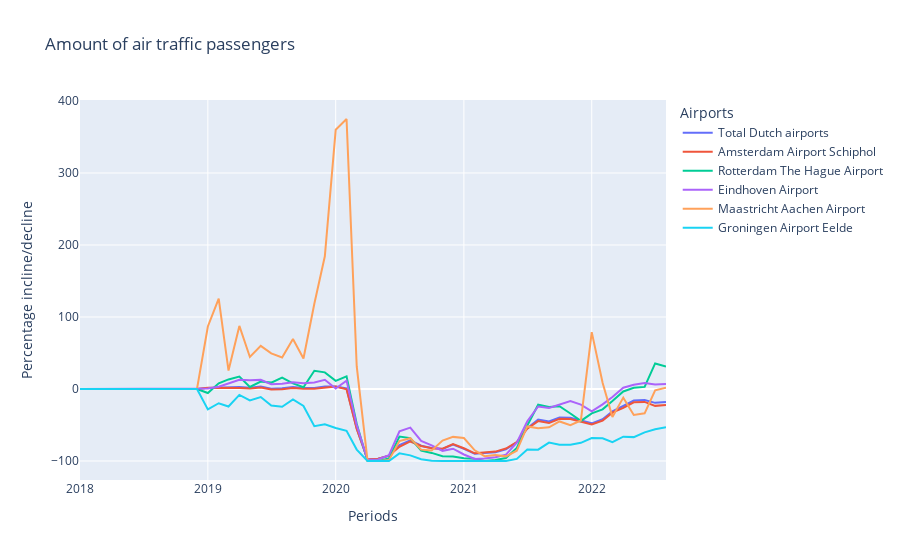

Write notebook code for a chart like this one.
### Code cell
fig = px.line(at_df_complete, y='Percentage incline/decline',
              color='Airports', title='Amount of air traffic passengers')



fig.show()
